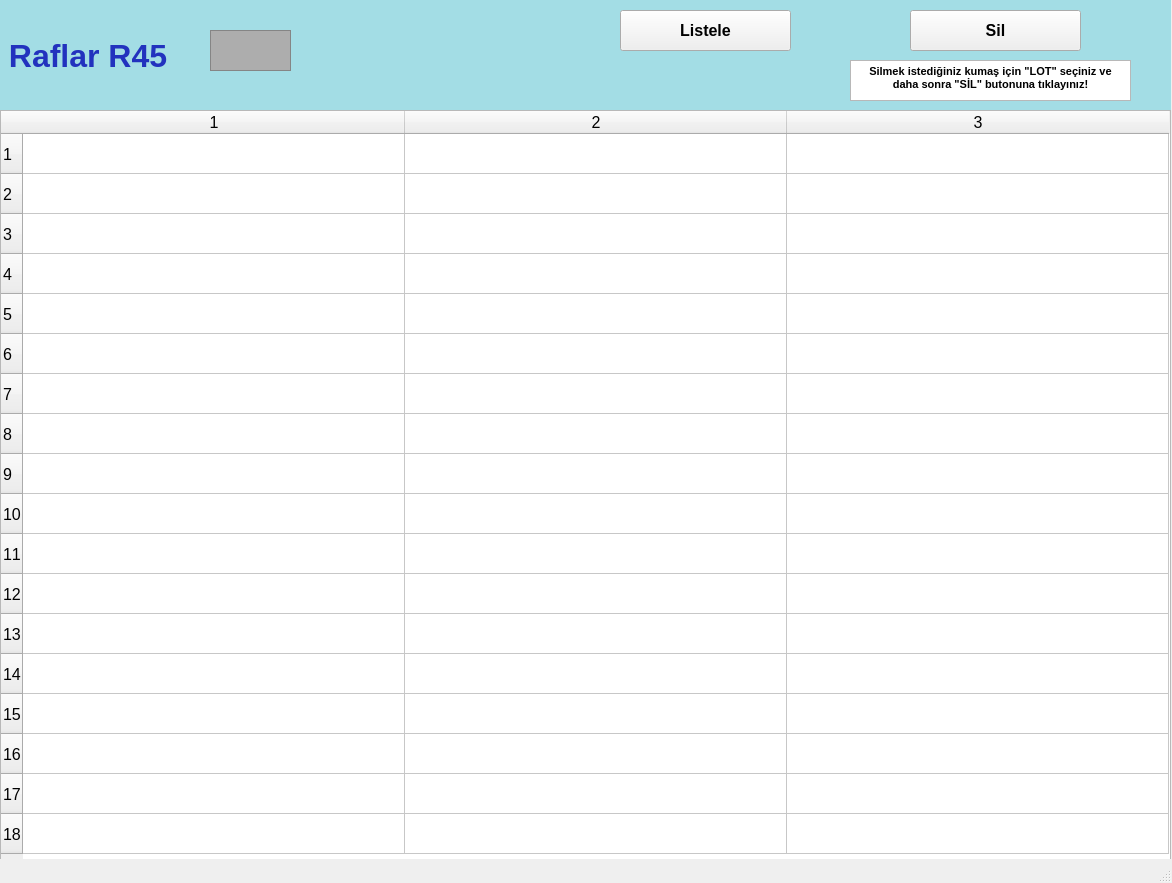
<?xml version="1.0" encoding="UTF-8"?>
<ui version="4.0">
 <class>raflarR45_ekran</class>
 <widget class="QMainWindow" name="raflarR45_ekran">
  <property name="geometry">
   <rect>
    <x>0</x>
    <y>0</y>
    <width>1172</width>
    <height>883</height>
   </rect>
  </property>
  <property name="font">
   <font>
    <pointsize>12</pointsize>
    <weight>50</weight>
    <bold>false</bold>
    <kerning>false</kerning>
   </font>
  </property>
  <property name="windowTitle">
   <string/>
  </property>
  <widget class="QWidget" name="centralwidget">
   <widget class="QLabel" name="raflarR1yazi_lbl">
    <property name="geometry">
     <rect>
      <x>0</x>
      <y>0</y>
      <width>1171</width>
      <height>111</height>
     </rect>
    </property>
    <property name="font">
     <font>
      <pointsize>24</pointsize>
      <weight>75</weight>
      <bold>true</bold>
     </font>
    </property>
    <property name="styleSheet">
     <string notr="true">background-color: rgb(163, 221, 229);
color: rgb(34, 50, 190);</string>
    </property>
    <property name="text">
     <string> Raflar R45</string>
    </property>
   </widget>
   <widget class="QFrame" name="raflarR1_img">
    <property name="geometry">
     <rect>
      <x>210</x>
      <y>30</y>
      <width>81</width>
      <height>41</height>
     </rect>
    </property>
    <property name="styleSheet">
     <string notr="true">background-color: rgb(173, 173, 173);</string>
    </property>
    <property name="frameShape">
     <enum>QFrame::StyledPanel</enum>
    </property>
    <property name="frameShadow">
     <enum>QFrame::Raised</enum>
    </property>
   </widget>
   <widget class="QTableWidget" name="R45_tw">
    <property name="geometry">
     <rect>
      <x>0</x>
      <y>110</y>
      <width>1171</width>
      <height>751</height>
     </rect>
    </property>
    <property name="baseSize">
     <size>
      <width>0</width>
      <height>0</height>
     </size>
    </property>
    <property name="rowCount">
     <number>18</number>
    </property>
    <property name="columnCount">
     <number>3</number>
    </property>
    <attribute name="horizontalHeaderVisible">
     <bool>true</bool>
    </attribute>
    <attribute name="horizontalHeaderCascadingSectionResizes">
     <bool>false</bool>
    </attribute>
    <attribute name="horizontalHeaderDefaultSectionSize">
     <number>382</number>
    </attribute>
    <attribute name="horizontalHeaderMinimumSectionSize">
     <number>38</number>
    </attribute>
    <attribute name="verticalHeaderDefaultSectionSize">
     <number>40</number>
    </attribute>
    <attribute name="verticalHeaderMinimumSectionSize">
     <number>23</number>
    </attribute>
    <row/>
    <row/>
    <row/>
    <row/>
    <row/>
    <row/>
    <row/>
    <row/>
    <row/>
    <row/>
    <row/>
    <row/>
    <row/>
    <row/>
    <row/>
    <row/>
    <row/>
    <row/>
    <column/>
    <column/>
    <column/>
   </widget>
   <widget class="QPushButton" name="listeleR45_btn">
    <property name="geometry">
     <rect>
      <x>620</x>
      <y>10</y>
      <width>171</width>
      <height>41</height>
     </rect>
    </property>
    <property name="font">
     <font>
      <pointsize>12</pointsize>
      <weight>75</weight>
      <bold>true</bold>
     </font>
    </property>
    <property name="text">
     <string>Listele</string>
    </property>
   </widget>
   <widget class="QPushButton" name="silR45_btn">
    <property name="geometry">
     <rect>
      <x>910</x>
      <y>10</y>
      <width>171</width>
      <height>41</height>
     </rect>
    </property>
    <property name="font">
     <font>
      <pointsize>12</pointsize>
      <weight>75</weight>
      <bold>true</bold>
     </font>
    </property>
    <property name="text">
     <string>Sil</string>
    </property>
   </widget>
   <widget class="QTextBrowser" name="textBrowser">
    <property name="geometry">
     <rect>
      <x>850</x>
      <y>60</y>
      <width>281</width>
      <height>41</height>
     </rect>
    </property>
    <property name="html">
     <string>&lt;!DOCTYPE HTML PUBLIC &quot;-//W3C//DTD HTML 4.0//EN&quot; &quot;http://www.w3.org/TR/REC-html40/strict.dtd&quot;&gt;
&lt;html&gt;&lt;head&gt;&lt;meta name=&quot;qrichtext&quot; content=&quot;1&quot; /&gt;&lt;style type=&quot;text/css&quot;&gt;
p, li { white-space: pre-wrap; }
&lt;/style&gt;&lt;/head&gt;&lt;body style=&quot; font-family:'MS Shell Dlg 2'; font-size:12pt; font-weight:400; font-style:normal;&quot;&gt;
&lt;p align=&quot;center&quot; style=&quot; margin-top:0px; margin-bottom:0px; margin-left:0px; margin-right:0px; -qt-block-indent:0; text-indent:0px;&quot;&gt;&lt;span style=&quot; font-size:8pt; font-weight:600;&quot;&gt;Silmek istediğiniz kumaş için &amp;quot;LOT&amp;quot; seçiniz ve daha sonra &amp;quot;SİL&amp;quot; butonuna tıklayınız!&lt;/span&gt;&lt;/p&gt;&lt;/body&gt;&lt;/html&gt;</string>
    </property>
   </widget>
  </widget>
  <widget class="QStatusBar" name="statusbar"/>
 </widget>
 <resources/>
 <connections/>
</ui>
